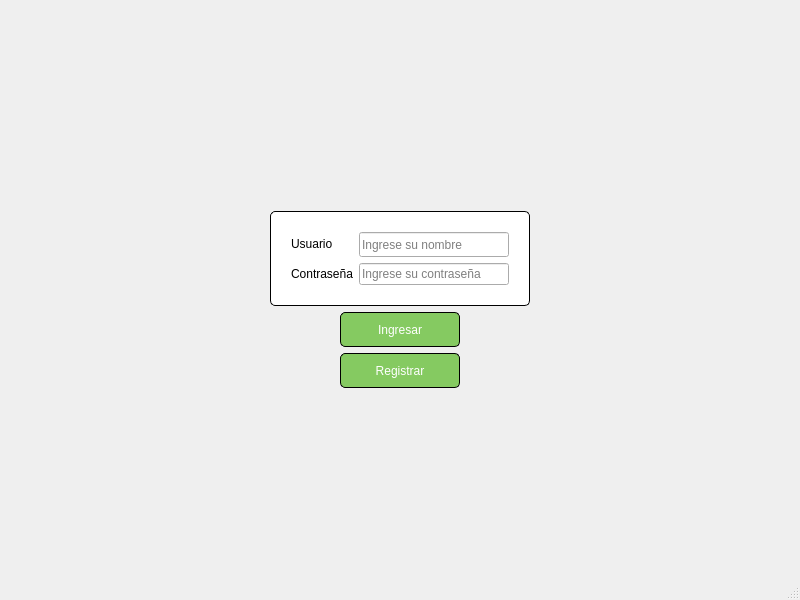
<?xml version="1.0" encoding="UTF-8"?>
<ui version="4.0">
 <class>login</class>
 <widget class="QMainWindow" name="login">
  <property name="geometry">
   <rect>
    <x>0</x>
    <y>0</y>
    <width>800</width>
    <height>600</height>
   </rect>
  </property>
  <property name="windowTitle">
   <string>login</string>
  </property>
  <widget class="QWidget" name="centralwidget">
   <property name="styleSheet">
    <string notr="true">#centralwidget{
border-image: url(:/imagen/recursos/14731364_rm222batch5-kul-06.jpg);}</string>
   </property>
   <layout class="QVBoxLayout" name="verticalLayout">
    <item>
     <spacer name="verticalSpacer">
      <property name="orientation">
       <enum>Qt::Vertical</enum>
      </property>
      <property name="sizeHint" stdset="0">
       <size>
        <width>20</width>
        <height>40</height>
       </size>
      </property>
     </spacer>
    </item>
    <item>
     <layout class="QHBoxLayout" name="horizontalLayout_4">
      <property name="topMargin">
       <number>20</number>
      </property>
      <property name="bottomMargin">
       <number>0</number>
      </property>
      <item>
       <spacer name="horizontalSpacer_3">
        <property name="orientation">
         <enum>Qt::Horizontal</enum>
        </property>
        <property name="sizeHint" stdset="0">
         <size>
          <width>40</width>
          <height>20</height>
         </size>
        </property>
       </spacer>
      </item>
      <item>
       <widget class="QFrame" name="formFrame">
        <property name="styleSheet">
         <string notr="true">#formFrame {
border: 1px solid rgb(0, 0, 0);
border-radius: 5px;
background-color: white; }</string>
        </property>
        <layout class="QFormLayout" name="formLayout">
         <property name="leftMargin">
          <number>20</number>
         </property>
         <property name="topMargin">
          <number>20</number>
         </property>
         <property name="rightMargin">
          <number>20</number>
         </property>
         <property name="bottomMargin">
          <number>20</number>
         </property>
         <item row="0" column="0">
          <widget class="QLabel" name="label">
           <property name="text">
            <string>Usuario</string>
           </property>
          </widget>
         </item>
         <item row="0" column="1">
          <widget class="QLineEdit" name="lineEdit">
           <property name="minimumSize">
            <size>
             <width>150</width>
             <height>25</height>
            </size>
           </property>
           <property name="styleSheet">
            <string notr="true">border-color: rgb(0, 0, 0);</string>
           </property>
           <property name="inputMask">
            <string/>
           </property>
           <property name="echoMode">
            <enum>QLineEdit::Normal</enum>
           </property>
           <property name="placeholderText">
            <string>Ingrese su nombre</string>
           </property>
          </widget>
         </item>
         <item row="1" column="0">
          <widget class="QLabel" name="label_2">
           <property name="text">
            <string>Contraseña</string>
           </property>
          </widget>
         </item>
         <item row="1" column="1">
          <widget class="QLineEdit" name="lineEdit_2">
           <property name="styleSheet">
            <string notr="true">border-color: rgb(0, 0, 0);</string>
           </property>
           <property name="echoMode">
            <enum>QLineEdit::Password</enum>
           </property>
           <property name="placeholderText">
            <string>Ingrese su contraseña</string>
           </property>
          </widget>
         </item>
        </layout>
       </widget>
      </item>
      <item>
       <spacer name="horizontalSpacer_4">
        <property name="orientation">
         <enum>Qt::Horizontal</enum>
        </property>
        <property name="sizeHint" stdset="0">
         <size>
          <width>40</width>
          <height>20</height>
         </size>
        </property>
       </spacer>
      </item>
     </layout>
    </item>
    <item>
     <layout class="QHBoxLayout" name="horizontalLayout">
      <item>
       <spacer name="horizontalSpacer">
        <property name="orientation">
         <enum>Qt::Horizontal</enum>
        </property>
        <property name="sizeHint" stdset="0">
         <size>
          <width>40</width>
          <height>20</height>
         </size>
        </property>
       </spacer>
      </item>
      <item>
       <widget class="QPushButton" name="pushButton">
        <property name="minimumSize">
         <size>
          <width>120</width>
          <height>35</height>
         </size>
        </property>
        <property name="styleSheet">
         <string notr="true">border: 1px solid rgb(24, 103, 155);
border-color: rgb(0, 0, 0);
border-radius: 5px;
color: white;
background-color: rgb(133, 202, 97);</string>
        </property>
        <property name="text">
         <string>Ingresar</string>
        </property>
        <property name="checkable">
         <bool>false</bool>
        </property>
       </widget>
      </item>
      <item>
       <spacer name="horizontalSpacer_2">
        <property name="orientation">
         <enum>Qt::Horizontal</enum>
        </property>
        <property name="sizeHint" stdset="0">
         <size>
          <width>40</width>
          <height>20</height>
         </size>
        </property>
       </spacer>
      </item>
     </layout>
    </item>
    <item>
     <layout class="QHBoxLayout" name="horizontalLayout_2">
      <property name="topMargin">
       <number>0</number>
      </property>
      <item>
       <spacer name="horizontalSpacer_5">
        <property name="orientation">
         <enum>Qt::Horizontal</enum>
        </property>
        <property name="sizeHint" stdset="0">
         <size>
          <width>40</width>
          <height>20</height>
         </size>
        </property>
       </spacer>
      </item>
      <item>
       <widget class="QPushButton" name="pushButton_2">
        <property name="minimumSize">
         <size>
          <width>120</width>
          <height>35</height>
         </size>
        </property>
        <property name="styleSheet">
         <string notr="true">border: 1px solid rgb(24, 103, 155);
border-color: rgb(0, 0, 0);
border-radius: 5px;
color: white;
background-color: rgb(133, 202, 97);</string>
        </property>
        <property name="text">
         <string>Registrar</string>
        </property>
       </widget>
      </item>
      <item>
       <spacer name="horizontalSpacer_6">
        <property name="orientation">
         <enum>Qt::Horizontal</enum>
        </property>
        <property name="sizeHint" stdset="0">
         <size>
          <width>40</width>
          <height>20</height>
         </size>
        </property>
       </spacer>
      </item>
     </layout>
    </item>
    <item>
     <spacer name="verticalSpacer_2">
      <property name="orientation">
       <enum>Qt::Vertical</enum>
      </property>
      <property name="sizeHint" stdset="0">
       <size>
        <width>20</width>
        <height>40</height>
       </size>
      </property>
     </spacer>
    </item>
   </layout>
  </widget>
  <widget class="QMenuBar" name="menubar">
   <property name="geometry">
    <rect>
     <x>0</x>
     <y>0</y>
     <width>800</width>
     <height>22</height>
    </rect>
   </property>
  </widget>
  <widget class="QStatusBar" name="statusbar"/>
 </widget>
 <resources/>
 <connections/>
</ui>
